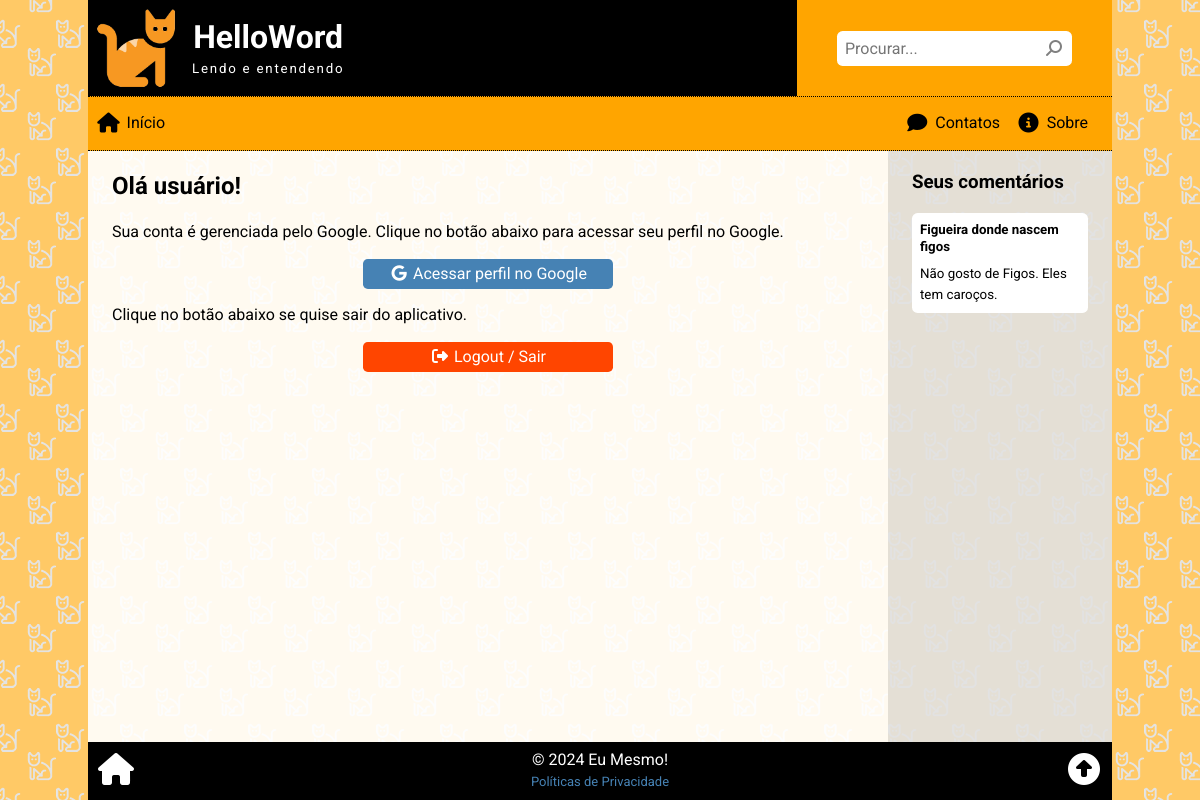
The app's page /profile.php?uid=abc123 with its own data.
### tables this page shows
CREATE TABLE comment (
    cmt_id INT PRIMARY KEY AUTO_INCREMENT,
    cmt_date TIMESTAMP DEFAULT CURRENT_TIMESTAMP,
    cmt_article INT,
    cmt_social_id VARCHAR(255),
    cmt_social_name VARCHAR(255),
    cmt_social_photo VARCHAR(255),
    cmt_social_email VARCHAR(255),
    cmt_content TEXT,
    cmt_status ENUM('on', 'off', 'del') DEFAULT 'on',
    FOREIGN KEY (cmt_article) REFERENCES article(art_id)
);

CREATE TABLE article (
    art_id INT PRIMARY KEY AUTO_INCREMENT,
    art_date TIMESTAMP DEFAULT CURRENT_TIMESTAMP,
    art_thumbnail VARCHAR(255),
    art_title VARCHAR(127),
    art_summary VARCHAR(255),
    art_author INT,
    art_content TEXT,
    art_views INT DEFAULT '0',
    art_status ENUM('on', 'off', 'del') DEFAULT 'on',
    FOREIGN KEY (art_author) REFERENCES employee(emp_id)
);

### profile.php (the view, shortened to what this page needs)
<?php
require("_global.php");
$uid = isset($_GET['uid']) ? trim(htmlentities($_GET['uid'])) : '';
$user_comments = '<h3>Seus comentários</h3>';
if ($uid != '') :
    $sql = <<<SQL
SELECT
    cmt_content,
    art_id, art_title
FROM comment
    INNER JOIN article ON cmt_article = art_id
WHERE
    -- Requisitos
    cmt_status = 'on'
    AND art_status = 'on'
    AND art_date <= NOW()
    AND cmt_social_id = ?
ORDER BY cmt_date DESC
LIMIT 5;
SQL;
    $stmt = $conn->prepare($sql);
    $stmt->bind_param('s', $uid);
    $stmt->execute();
    $res = $stmt->get_result();
    $total = $res->num_rows;
    if ($total > 0) :
        while ($art = $res->fetch_assoc()) :
            $cmt_content = $art['cmt_content'];
            $user_comments .= <<<HTML
<div class="box" onclick="location.href='view.php?id={$art['art_id']}'">
    <h5>{$art['art_title']}</h5>
    <small title="{$art['cmt_content']}">{$cmt_content}</small>
</div>
HTML;
        endwhile;
    else :
        $user_comments .= <<<HTML
<p class="center">Você ainda não tem comentários. Acesse nossos <a href="index.php">artigos</a> e comente!</p>
HTML;
    endif;
else :
    $user_comments .= <<<HTML
<p class="center" id="linkToProfile"></p>
HTML;
endif;
require('_header.php');
?>
<article>
    <h2>Olá <span id="userName">usuário</span>!</h2>
    <p>Sua conta é gerenciada pelo Google. Clique no botão abaixo para acessar seu perfil no Google.</p>
    <p class="center">
        <button type="button" id="btnGoogleProfile">
            <i class="fa-brands fa-google fa-fw"></i>
            Acessar perfil no Google
        </button>
    </p>
    <p>Clique no botão abaixo se quise sair do aplicativo.</p>
    <p class="center">
        <button type="button" id="btnLogout">
            <i class="fa-solid fa-right-from-bracket fa-fw"></i>
            Logout / Sair
        </button>
    </p>
</article>
<aside>
    <?php
    echo $user_comments;
    ?>
</aside>
<?php
require('_footer.php');
?>

### assets/css/global.css (style rules this page uses)
* { box-sizing: border-box; outline: none; }
html, body { position: relative; width: 100%; height: 100%; padding: 0; margin: 0; font-family: 'Roboto', Arial, Helvetica, sans-serif; font-size: 16px; line-height: 1.3; }
body { background-color: rgba(255, 166, 0, 0.6); background-image: url('../img/back01.png'); background-attachment: fixed; background-position: center; background-repeat: repeat; }
main article, main aside { padding: 0 1.5rem; }
main article { background-color: rgba(255, 255, 255, .9); flex-grow: 1; }
main aside { background-color: rgba(226, 226, 226, 0.9); min-height: 5rem; }
.center { text-align: center; }
input, textarea, button { font-family: inherit; font-size: inherit; }
button { border: none; padding: .35rem 1rem; border-radius: .3rem; }
@media only screen and (min-width: 768px) { main aside { min-width: 14rem; max-width: 14rem; } }

### assets/css/profile.css (style rules this page uses)
article button { color: white; width: 100%; max-width: 250px; cursor: pointer; }
#btnGoogleProfile { background-color: steelblue; }
#btnLogout { background-color: orangered; }
.box { background-color: white; margin-bottom: 1rem; padding: .5rem; border-radius: .35rem; cursor: pointer; }
.box h5 { margin: 0 0 .5rem 0; }

### records on screen
comment: cmt_article.art_title "Figueira donde nascem figos", cmt_content "Não gosto de Figos. Eles tem caroços."

### other values on screen
$site["title"] "HelloWord"
$site["slogan"] "Lendo e entendendo"
